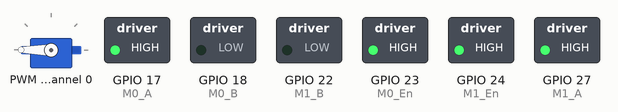
This program was run on a simulated Raspberry Pi (BCM pin numbers). Parts: servo, switched loads named in the program (green lamp = pin HIGH). At 9.0 s the program stops and its outputs stay as they are.

Above: at 0.1 s.
At 2.3 s:
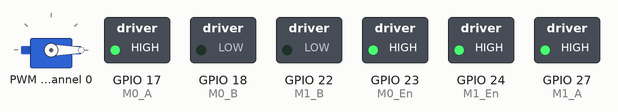
At 4.6 s:
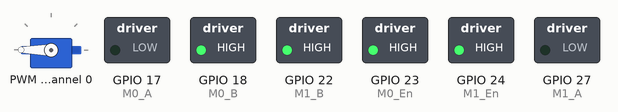
At 6.8 s:
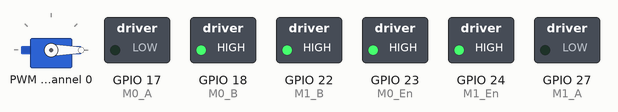
At 9.1 s:
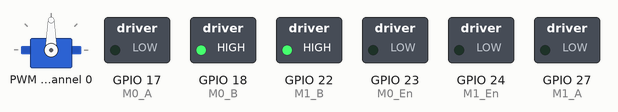
Timing chart, 0 to 10.5 s (numbered marks = the images above):
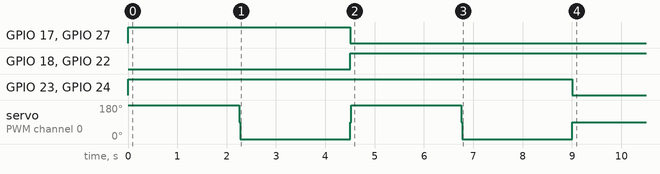

Measured:
- by itself, GPIO 17 (M0_A), GPIO 27 (M1_A): LOW → HIGH at 0.00 s, → LOW 4.5 s later
- by itself, GPIO 18 (M0_B), GPIO 22 (M1_B): LOW → HIGH at 4.5 s
- by itself, GPIO 23 (M0_En), GPIO 24 (M1_En): LOW → HIGH at 0.00 s, → LOW 9.0 s later
- by itself, servo on PWM channel 0: 180° → 0° at 2.3 s, → 180° 2.3 s later, → 0° 2.3 s later, → 90° 2.3 s later

The program:

Story8.py
```python
import time
import RPi.GPIO as GPIO
from adafruit_servokit import ServoKit

#Pin assiciation for motor
M0_En = 23  # pin4
M0_A  = 17  # pin11
M0_B  = 18  # pin12

M1_En = 24  # pin4
M1_A  = 27  # pin13
M1_B  = 22  # pin15
kit=ServoKit(channels=16)

def setup():
    GPIO.setmode(GPIO.BCM)  # GPIO Numbering
    GPIO.setup(M0_En, GPIO.OUT)
    GPIO.setup(M0_A,  GPIO.OUT)
    GPIO.setup(M0_B,  GPIO.OUT)
    GPIO.setup(M1_En, GPIO.OUT)
    GPIO.setup(M1_A,  GPIO.OUT)
    GPIO.setup(M1_B,  GPIO.OUT)

def forward():
    # Going Forwards
    GPIO.output(M0_A,  GPIO.HIGH)
    GPIO.output(M0_B,  GPIO.LOW)
    GPIO.output(M0_En, GPIO.HIGH)
    GPIO.output(M1_A,  GPIO.HIGH)
    GPIO.output(M1_B,  GPIO.LOW)
    GPIO.output(M1_En, GPIO.HIGH)

    time.sleep(2.25)

    # Stop
    GPIO.output(M0_En, GPIO.LOW)
    GPIO.output(M1_En, GPIO.LOW)

def backward():
    # Going Backwards
    GPIO.output(M0_A,  GPIO.LOW)
    GPIO.output(M0_B,  GPIO.HIGH)
    GPIO.output(M0_En, GPIO.HIGH)
    GPIO.output(M1_A,  GPIO.LOW)
    GPIO.output(M1_B,  GPIO.HIGH)
    GPIO.output(M1_En, GPIO.HIGH)

    time.sleep(2.25)

    # Stop
    GPIO.output(M0_En, GPIO.LOW)
    GPIO.output(M1_En, GPIO.LOW)

def tournerG():
    kit.servo[0].angle =0
    forward()
    kit.servo[0].angle = 90

def tournerD():
    kit.servo[0].angle =180
    forward()
    kit.servo[0].angle = 90

def tournerGA():
    kit.servo[0].angle =0
    backward()
    kit.servo[0].angle = 90

def tournerDA():
    kit.servo[0].angle =180
    backward()
    kit.servo[0].angle = 90


if __name__ == '__main__': # Program starts here
    setup()
    try:
        tournerD()
        tournerG()
        tournerDA()
        tournerGA()
    except KeyboardInterrupt:
       print("Fin du test")
        
```
